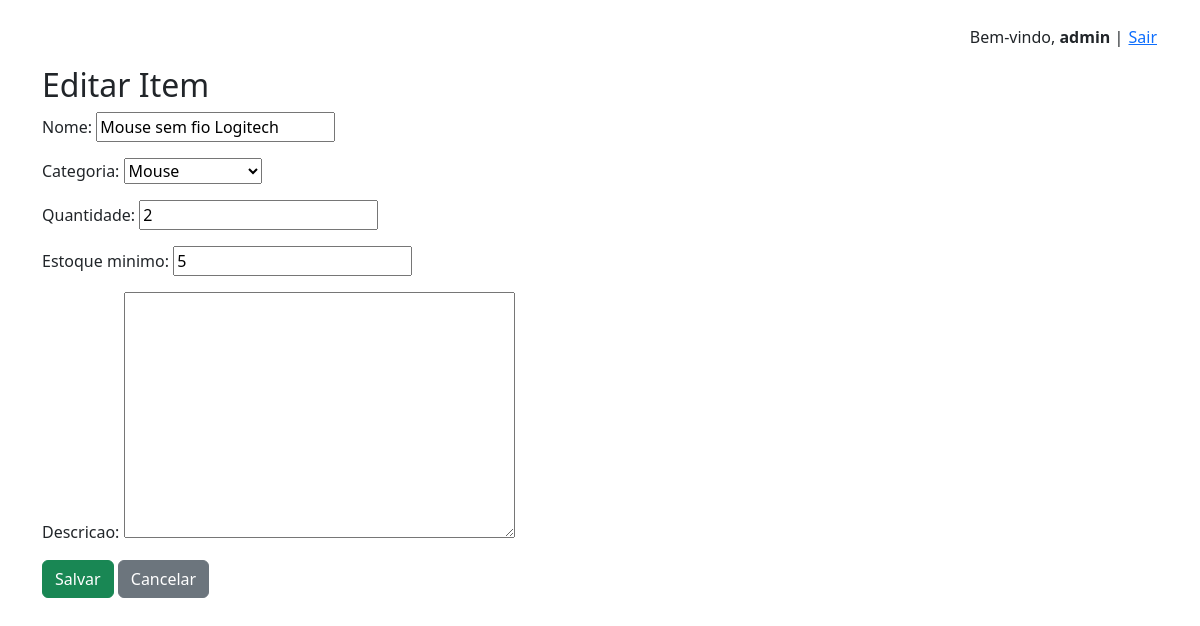
Before: /item/1/editar/ (signed in) with the older database file.
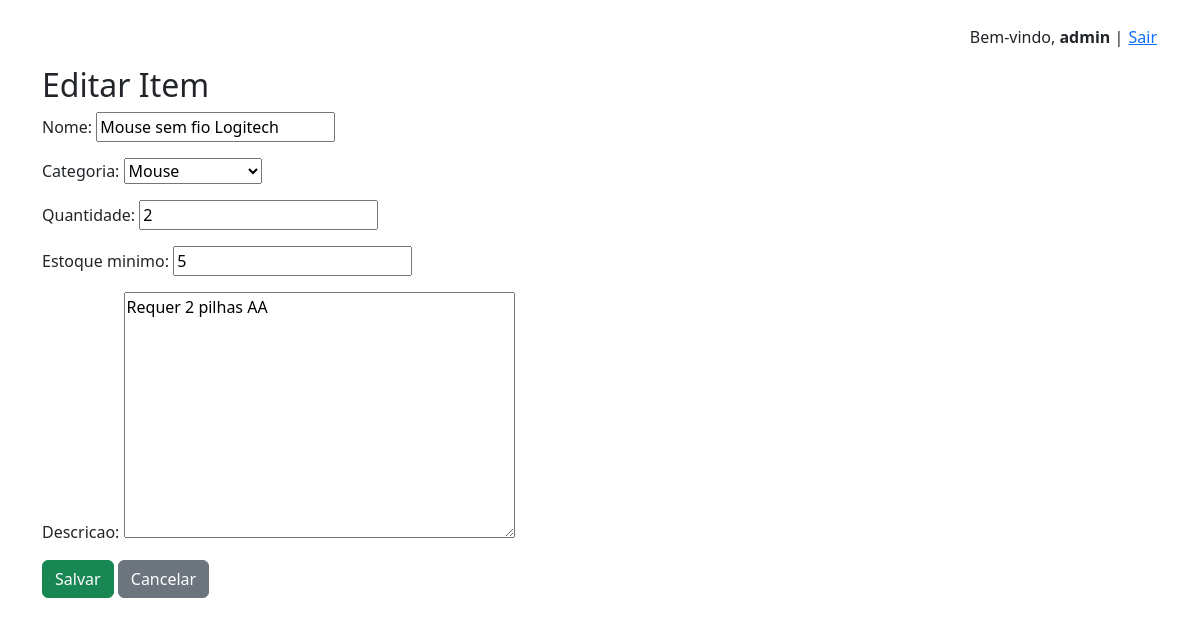
After: the same page with the newer database file.
### inventario/models.py (models this page shows, shortened)
class Item(models.Model):   # Representa um item do estoque
    nome = models.CharField(max_length=100)
    categoria = models.ForeignKey(Categoria, on_delete=models.CASCADE)  # Cada item pertence a uma categoria
    quantidade = models.PositiveIntegerField(default=0)  # Quantidade atual no estoque
    estoque_minimo = models.PositiveIntegerField(default=1)  # Quantidade mínima desejada (para alertas)
    descricao = models.TextField(blank=True)  # Campo opcional para observações
    class Meta:
        unique_together = ('nome', 'categoria')  # Impede que exista mais de um item com o mesmo nome e categoria

class Categoria(models.Model):  # Categoria serve para agrupar os itens (ex: Teclado, Mouse, Toner)
    nome = models.CharField(max_length=100)
    def __str__(self):
        return self.nome  # Mostra o nome da categoria no admin e nos templates

### inventario/views.py (the view)
# urls.py: path('item/<int:pk>/editar/', views.editar_item, name='editar_item'),
@login_required
@user_passes_test(is_admin)
def editar_item(request, pk):  # Tela para editar um item já existente (admin)
    item = get_object_or_404(Item, pk=pk)
    if request.method == 'POST':
        form = ItemForm(request.POST, instance=item)
        if form.is_valid():
            form.save()
            return redirect('dashboard')
    else:
        form = ItemForm(instance=item)
    return render(request, 'inventario/form_item.html', {'form': form})

### inventario/forms.py (shortened to what this page needs)
class ItemForm(forms.ModelForm):  # Formulário para cadastrar ou editar um item do estoque
    class Meta:
        model = Item
        fields = ['nome', 'categoria', 'quantidade', 'estoque_minimo', 'descricao']

### inventario/views.py (called while the page is built)
def is_admin(user):  # View auxiliar para verificar se o usuário está no grupo "admin"
    return user.groups.filter(name='admin').exists()

### inventario/templates/inventario/form_item.html (shortened to what this page needs)
{% extends 'inventario/base.html' %}
{% block content %}
<h2>{% if form.instance.pk %}Editar{% else %}Cadastrar{% endif %} Item</h2>
<form method="post" class="mb-3">
    {{ form.as_p }}
    <button type="submit" class="btn btn-success">Salvar</button>
    <a href="{% url 'dashboard' %}" class="btn btn-secondary">Cancelar</a>
</form>
{% endblock %}

Changed rows visible on the page:
changed Item "Mouse": descricao (not shown) → "Requer 2 pilhas AA"
